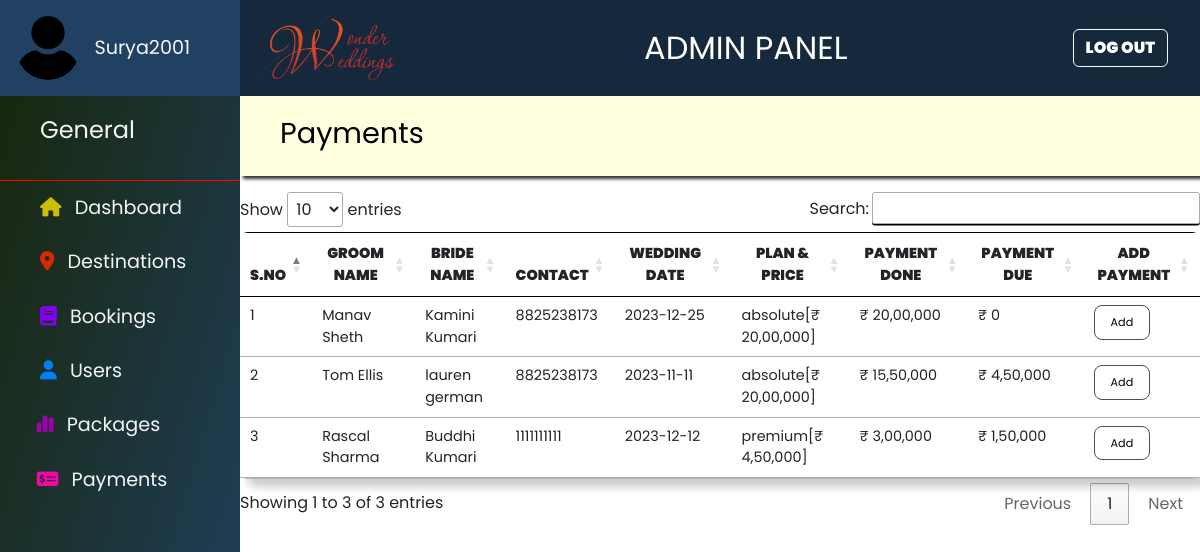
The page /admin/payments.php (signed in) on the database its author committed.
### tables this page shows
CREATE TABLE `booking` (
  `id` int(11) NOT NULL,
  `user_id` int(11) NOT NULL,
  `groom_name` varchar(50) NOT NULL,
  `bride_name` varchar(50) NOT NULL,
  `groom_parent` varchar(50) NOT NULL,
  `bride_parent` varchar(50) NOT NULL,
  `contact` varchar(10) NOT NULL,
  `email` varchar(100) NOT NULL,
  `hall_sno` smallint(6) NOT NULL,
  `wedding_date` date NOT NULL,
  `date_of_booking` datetime NOT NULL DEFAULT current_timestamp(),
  `package` varchar(20) NOT NULL,
  `payment_done` varchar(10) NOT NULL,
  `payment_due` varchar(10) NOT NULL
);

CREATE TABLE `pricing` (
  `id` tinyint(4) NOT NULL,
  `plan` varchar(30) NOT NULL,
  `price` varchar(20) NOT NULL
);

### admin/payments.php (the view, shortened to what this page needs)
<?php
include ("../include/db_connect.php");
?>
<!DOCTYPE html>
<html lang="en">
<head>
    <?php include("include/head_links.php"); ?>
    <link rel="stylesheet" href="//cdn.datatables.net/1.13.6/css/jquery.dataTables.min.css" />
</head>
<body>
    <div class="cont">
        <?php include("include/dash_design.php"); ?>
        <section class="admin-section">
            <?php include("include/header.php"); ?>
            <div class="title">
                <p>payments</p>
            </div>
            <div class="payment-body">
                <table class="table" id="myTable">
                    <thead>
                        <tr>
                            <th>S.no</th>
                            <th>groom name</th>
                            <th>bride name</th>
                            <th>contact</th>
                            <th>wedding date</th>
                            <th>plan & price</th>
                            <th>payment done</th>
                            <th>payment due</th>
                            <th>add payment</th>
                        </tr>
                    </thead>
                    <tbody>
                        <?php
                        $sql = "select * from booking";
                        $result = mysqli_query($conn,$sql);
                        for($i = 1;$row = mysqli_fetch_assoc($result); $i++){
                            $package = mysqli_real_escape_string($conn, $row['package']);
                            $sql = "select * from pricing where plan='$package'";
                            $res = mysqli_query($conn,$sql);
                            $data = mysqli_fetch_assoc($res);
                            $price = preg_replace("/(\d+?)(?=(\d\d)+(\d)(?!\d))(\.\d+)?/i", "$1,", $data['price']);
                            $payment_done = preg_replace("/(\d+?)(?=(\d\d)+(\d)(?!\d))(\.\d+)?/i", "$1,", $row['payment_done']);
                            $payment_due = preg_replace("/(\d+?)(?=(\d\d)+(\d)(?!\d))(\.\d+)?/i", "$1,", $row['payment_due']);
                            echo '<tr>
                            <td>' . $i . '</td>
                            <td>' . $row["groom_name"] . '</td>
                            <td>' . $row["bride_name"] . '</td>
                            <td>' . $row["contact"] . '</td>
                            <td>' . $row["wedding_date"] . '</td>
                            <td>' . $row["package"] . '[₹ ' . $price . ']</td>
                            <td>₹ ' . $payment_done . '</td>
                            <td>₹ ' . $payment_due . '</td>
                            <td><button id="' . $row['id'] . '" class="button add-payment" style="color:black">add</button></td>
                        </tr>';
                        }
                    ?>
                    </tbody>
                </table>
            </div>
        </section>
    </div>
</body>
</html>

### admin/include/head_links.php (style rules this page uses)
* { padding:0; margin:0; box-sizing: border-box; font-family: 'Poppins', sans-serif; border:none; text-decoration: none; outline:none; }
:root { --white:#fff; --pure-black:#000; --black: rgb(80, 79, 80); --blue:rgb(0, 87, 183); --red:rgb(182, 21, 0); --header-blue:rgb(22, 40, 60); --transparent-white:rgba(255,255,255,.3); --transparent-black:rgba(0,0,0,.6); --border:.1rem solid var(--black); --box-shadow: .5rem .5rem .5rem rgba(0,0,0,0.2); --box-shadow-ultra: 1rem 1rem 1rem rgba(0,0,0,0.2); --brownish:rgb(173, 150, 80); --green:rgb(21, 115, 71); }
.button { display: inline-block; padding:.5rem 1rem; border:var(--border); background: var(--transparent-white); color:var(--pure-black); border-radius: .5rem; font-size:1rem; user-select: none; text-decoration: none; text-transform: capitalize; }
.cont { display:flex; flex-direction: row; }
.title { color:whitesmoke; padding: 1rem 0 ; font-size: 1.5rem; border-bottom: .1rem solid red; }
.title p { text-transform: capitalize; padding-left: 2.5rem; }
.admin-section { margin-left: 20%; width:80%; min-height: 100vh; }
.admin-section .title { border-bottom: none; background-color: lightyellow; height:5rem; box-shadow: .2rem .2rem .2rem rgba(0, 0, 0, 0.8); }
.admin-section .title p { color:black; font-size: 1.8rem; user-select: none; }
.payment-body { margin-top: 1rem; }
.payment-body .table { border-top: .1rem solid var(--pure-black); border-radius: .5rem; margin:auto; box-shadow: var(--box-shadow); }
.payment-body .table th { text-align: center; text-transform: uppercase; font-weight: 900; font-size: .9rem; border-bottom: .1rem solid var(--pure-black); }
.payment-body .table td { font-size:.9rem; }
.payment-body .table td .button { font-size: .7rem; }

### rows shown on the page
booking: groom_name "Manav Sheth", bride_name "Kamini Kumari", contact "8825238173", wedding_date "2023-12-25", package "absolute", pricing.price "20,00,000", payment_done "20,00,000", payment_due "0"
booking: groom_name "Tom Ellis", bride_name "lauren german", contact "8825238173", wedding_date "2023-11-11", package "absolute", pricing.price "20,00,000", payment_done "15,50,000", payment_due "4,50,000"
booking: groom_name "Rascal Sharma", bride_name "Buddhi Kumari", contact "1111111111", wedding_date "2023-12-12", package "premium", pricing.price "4,50,000", payment_done "3,00,000", payment_due "1,50,000"

### other values the page prints
$_SESSION['AdminLoginId'] "Surya2001"
